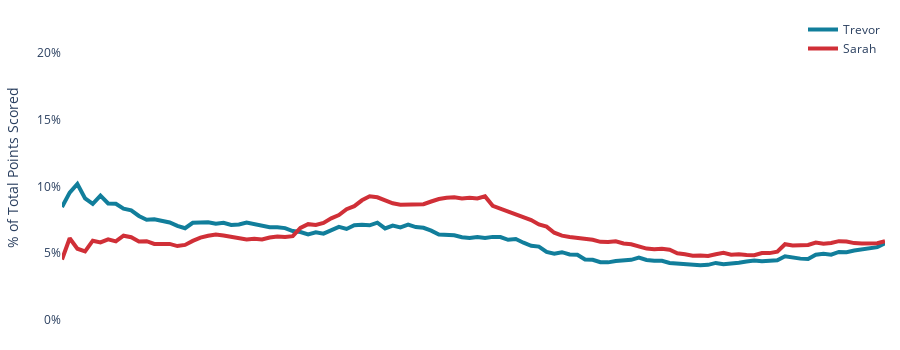

The cell this chart's notebook holds for it:
### Markdown cell above
### **Percentage of Total Points Scorable**
This will be a dual line plot, tracking each of our "percentage of total points" scored.

### Code cell
# Make the Plotly figure
pct_of_total_fig = percentage_of_total_points_scored_line_graph(
    round_level_stats_df=round_level_stats_df,
    show_each_round=False,
    show_rolling_avg=True,
    rolling_avg_window_size=25,
    hide_legend=False,
)

# Show the figure
pct_of_total_fig.show()
